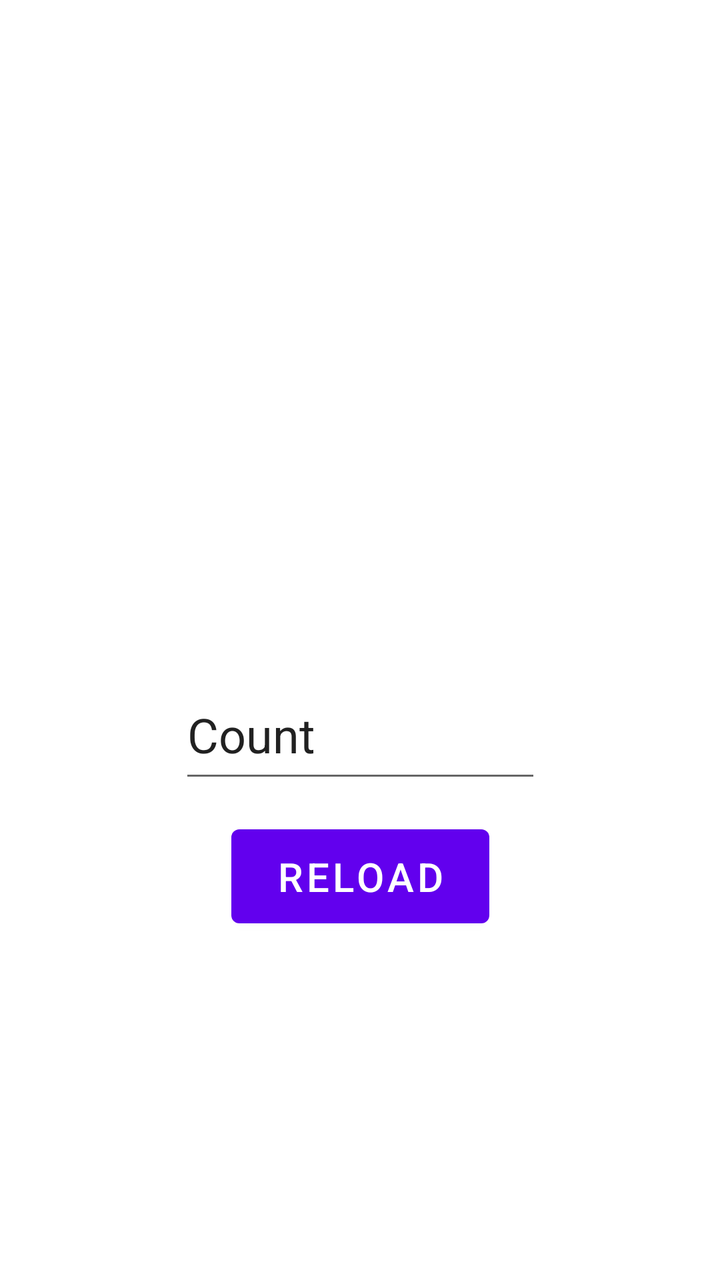
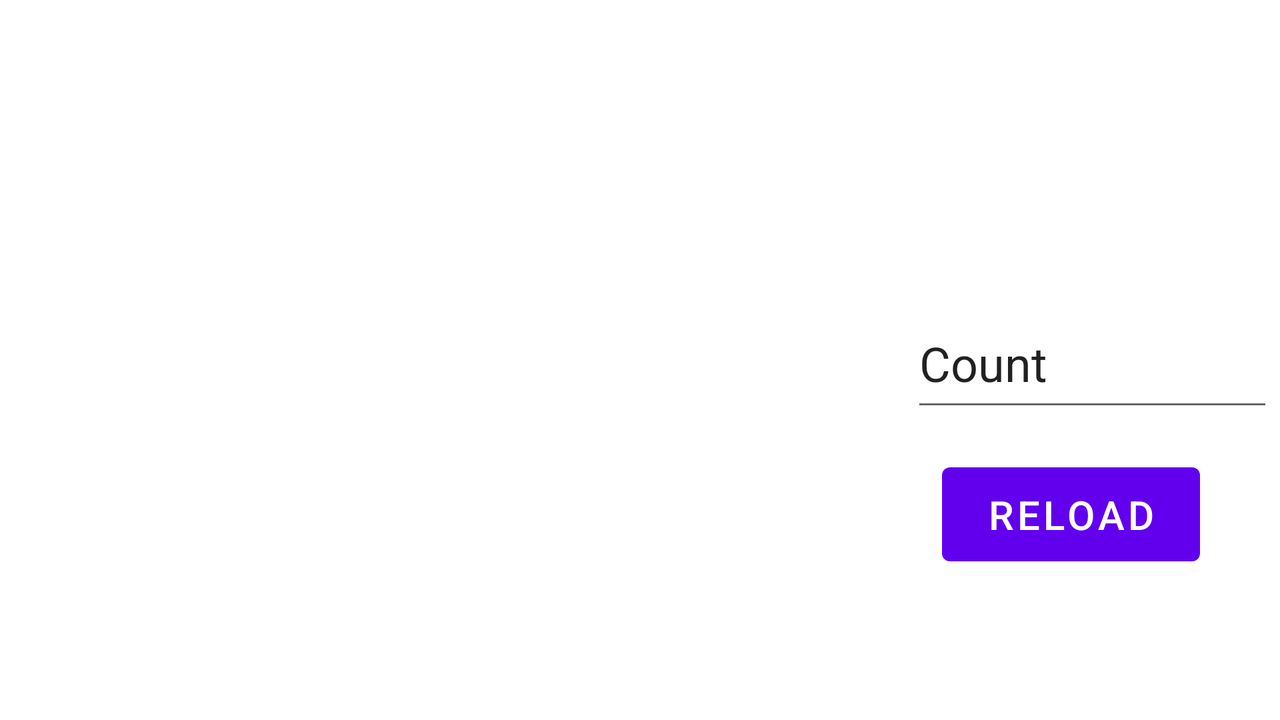

First picture: res/layout/ on a phone held upright. Second picture: the repository's own variant of that layout, on a device whose configuration matches the variant's folder. Source for both follows.
<!-- AndroidManifest.xml: application theme Theme.AndroidJunior -->
<!-- res/layout/fragment_jokes.xml -->
<?xml version="1.0" encoding="utf-8"?>
<androidx.constraintlayout.widget.ConstraintLayout xmlns:android="http://schemas.android.com/apk/res/android"
    xmlns:app="http://schemas.android.com/apk/res-auto"
    xmlns:tools="http://schemas.android.com/tools"
    android:layout_width="match_parent"
    android:layout_height="match_parent"
    tools:context=".ui.jokes.JokesFragment" >


    <ListView
        android:id="@+id/fragment_jokes_listView"
        android:layout_width="match_parent"
        android:layout_height="326dp"
        app:layout_constraintBottom_toBottomOf="parent"
        app:layout_constraintEnd_toEndOf="parent"
        app:layout_constraintHorizontal_bias="1.0"
        app:layout_constraintStart_toStartOf="parent"
        app:layout_constraintTop_toTopOf="parent"
        app:layout_constraintVertical_bias="0.005" />

    <EditText
        android:id="@+id/fragment_jokes_et_count"
        android:layout_width="181dp"
        android:layout_height="61dp"
        android:ems="10"
        android:inputType="number"
        android:text="Count"
        android:textSize="24sp"
        app:layout_constraintBottom_toBottomOf="parent"
        app:layout_constraintEnd_toEndOf="parent"
        app:layout_constraintStart_toStartOf="parent"
        app:layout_constraintTop_toBottomOf="@+id/fragment_jokes_listView"
        app:layout_constraintVertical_bias="0.03" />

    <Button
        android:id="@+id/fragment_jokes_btn_reload"
        android:layout_width="129dp"
        android:layout_height="59dp"
        android:text="Reload"
        android:textSize="20sp"
        app:layout_constraintBottom_toBottomOf="parent"
        app:layout_constraintEnd_toEndOf="parent"
        app:layout_constraintStart_toStartOf="parent"
        app:layout_constraintTop_toBottomOf="@+id/fragment_jokes_et_count"
        app:layout_constraintVertical_bias="0.066" />

</androidx.constraintlayout.widget.ConstraintLayout>
<!-- resources referenced by this layout -->
<resources>
  <style name="Theme.AndroidJunior" parent="Theme.MaterialComponents.DayNight.DarkActionBar">
          
          <item name="colorPrimary">@color/purple_500</item>
          <item name="colorPrimaryVariant">@color/purple_700</item>
          <item name="colorOnPrimary">@color/white</item>
          
          <item name="colorSecondary">@color/teal_200</item>
          <item name="colorSecondaryVariant">@color/teal_700</item>
          <item name="colorOnSecondary">@color/black</item>
          
          <item name="android:statusBarColor" tools:targetApi="l">?attr/colorPrimaryVariant</item>
          
      </style>
</resources>
<!-- res/layout-land/fragment_jokes.xml (the repository's variant of the layout above) -->
<!-- drawn on the phone turned sideways -->
<?xml version="1.0" encoding="utf-8"?>
<androidx.constraintlayout.widget.ConstraintLayout xmlns:android="http://schemas.android.com/apk/res/android"
    xmlns:app="http://schemas.android.com/apk/res-auto"
    xmlns:tools="http://schemas.android.com/tools"
    android:layout_width="match_parent"
    android:layout_height="match_parent"
    tools:context=".ui.jokes.JokesFragment" >


    <ListView
        android:id="@+id/fragment_jokes_listView"
        android:layout_width="450dp"
        android:layout_height="match_parent"
        app:layout_constraintBottom_toBottomOf="parent"
        app:layout_constraintEnd_toEndOf="parent"
        app:layout_constraintHorizontal_bias="0.0"
        app:layout_constraintStart_toStartOf="parent"
        app:layout_constraintTop_toTopOf="parent"
        app:layout_constraintVertical_bias="0.0" />

    <EditText
        android:id="@+id/fragment_jokes_et_count"
        android:layout_width="181dp"
        android:layout_height="61dp"
        android:ems="10"
        android:inputType="number"
        android:text="Count"
        android:textSize="24sp"
        app:layout_constraintBottom_toBottomOf="parent"
        app:layout_constraintEnd_toEndOf="parent"
        app:layout_constraintHorizontal_bias="0.644"
        app:layout_constraintStart_toEndOf="@+id/fragment_jokes_listView"
        app:layout_constraintTop_toTopOf="parent" />

    <Button
        android:id="@+id/fragment_jokes_btn_reload"
        android:layout_width="129dp"
        android:layout_height="59dp"
        android:text="Reload"
        android:textSize="20sp"
        app:layout_constraintBottom_toBottomOf="parent"
        app:layout_constraintEnd_toEndOf="parent"
        app:layout_constraintHorizontal_bias="0.275"
        app:layout_constraintStart_toStartOf="@+id/fragment_jokes_et_count"
        app:layout_constraintTop_toBottomOf="@+id/fragment_jokes_et_count"
        app:layout_constraintVertical_bias="0.189" />

</androidx.constraintlayout.widget.ConstraintLayout>
